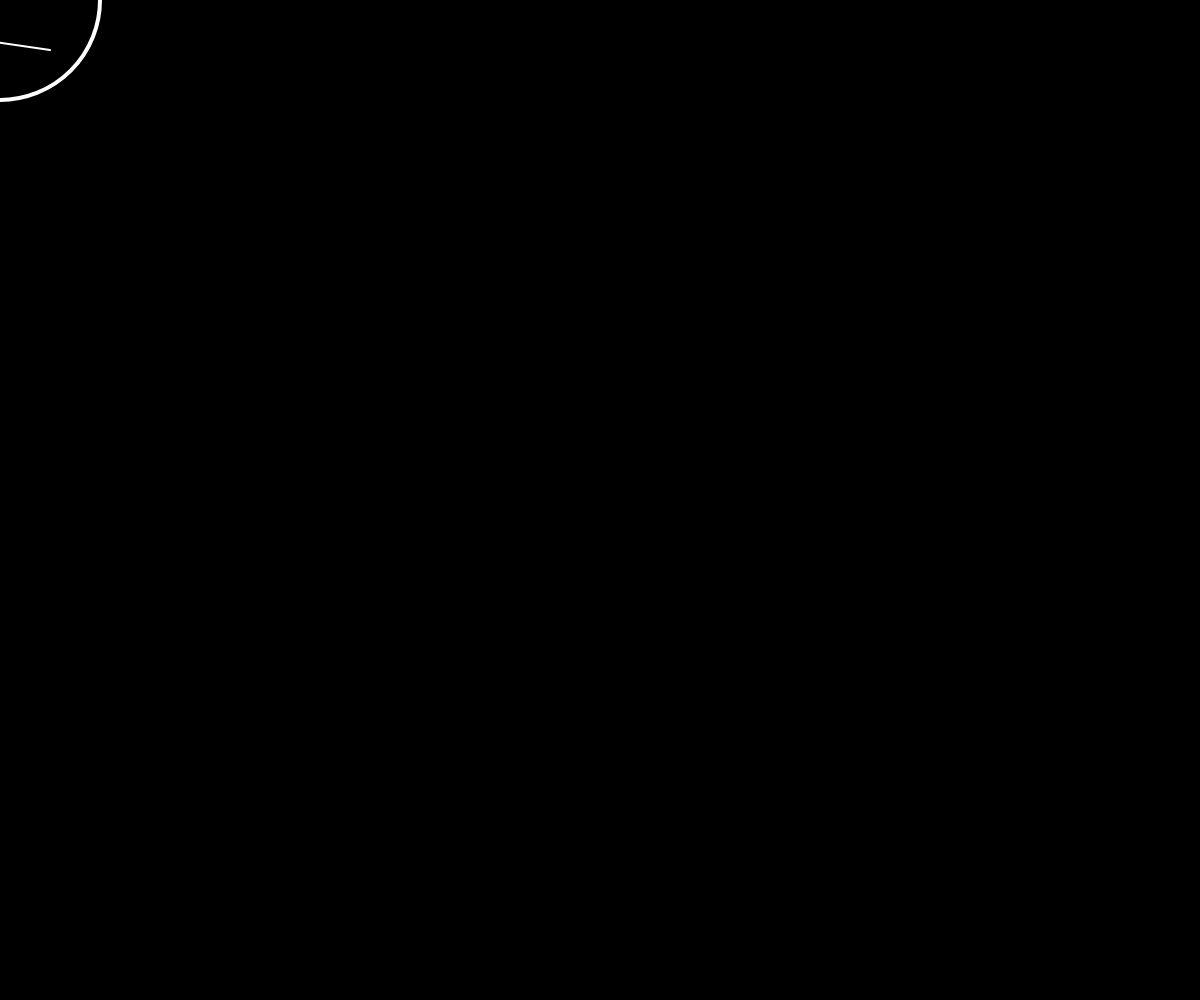
Frame 1 (no input)
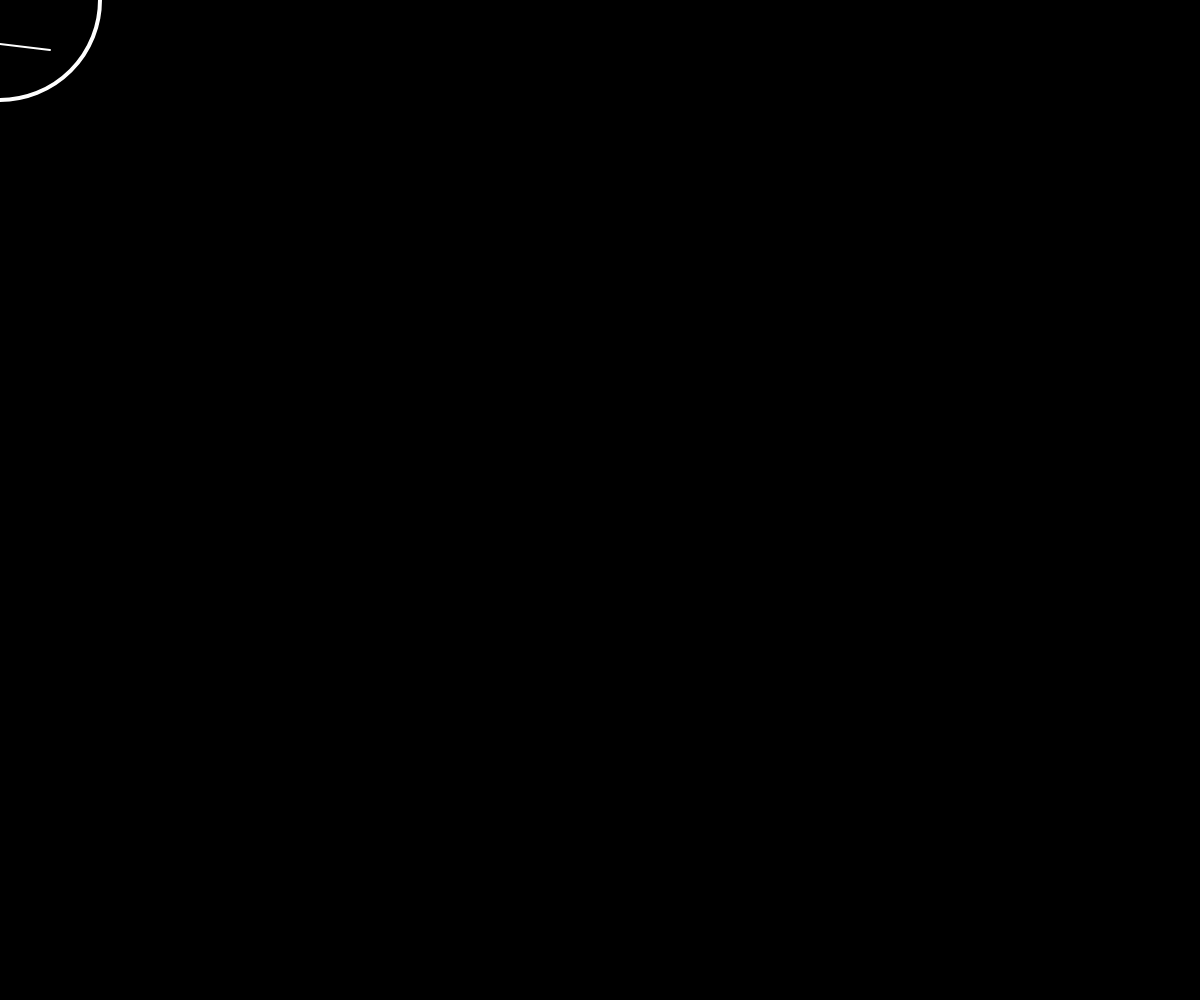
Frame 60 (no input)
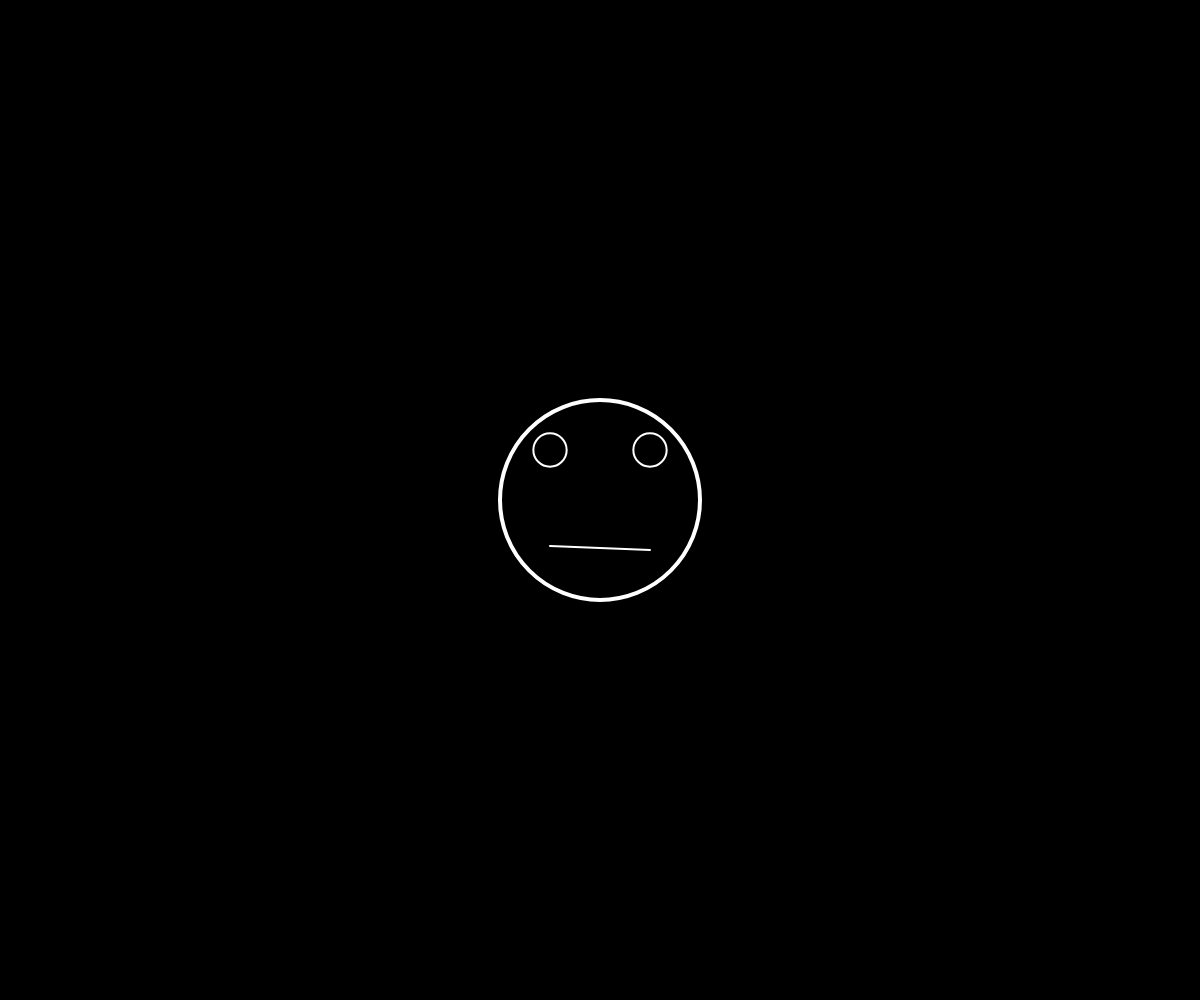
Frame 120 (the mouse pressed at the canvas centre since frame 60)

The p5.js sketch that drew these frames (run headless with seeded random() and noise() and a simulated clock; from frame 60 on, the mouse is pressed at the canvas centre):

// p5.js sketch
// ── sketch.js
let posX, posY;
let diam;

function setup() {
	createCanvas(windowWidth, windowHeight);
	noFill();
	stroke(255);
	
}

function draw() {
	background(0);
	posX = 0;
	posY = 0;
	diam = 200;
	push();
	translate(mouseX,mouseY);
	strokeWeight(2);
	circle(posX-diam/4, posY-diam/4, diam/6);
	circle(posX+diam/4, posY-diam/4, diam/6);
	line(posX-diam/4, posY+diam/4-random(diam/10),posX+diam/4, posY+diam/4);
	strokeWeight(4);
	circle(posX, posY, diam);
	
	
	pop();
	
}
